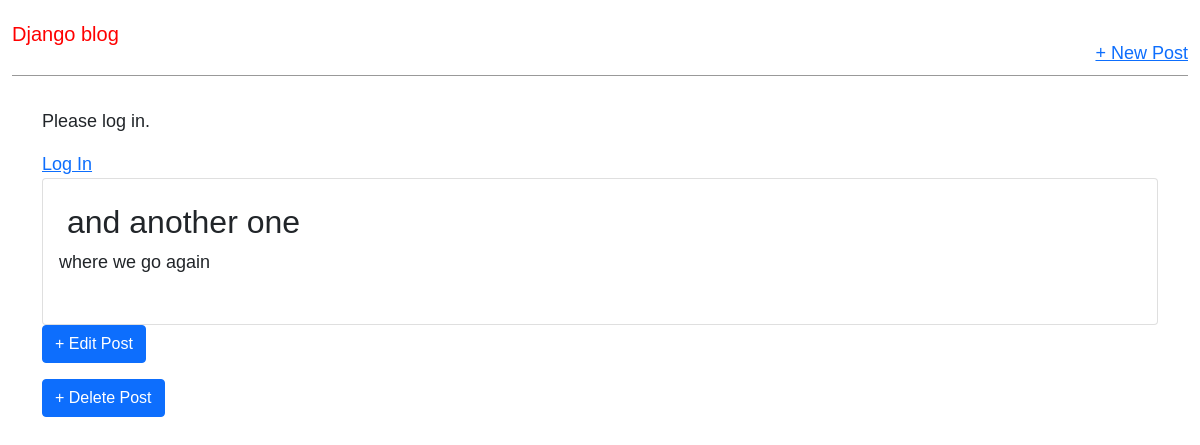
Before: /post/2/ with the older database file.
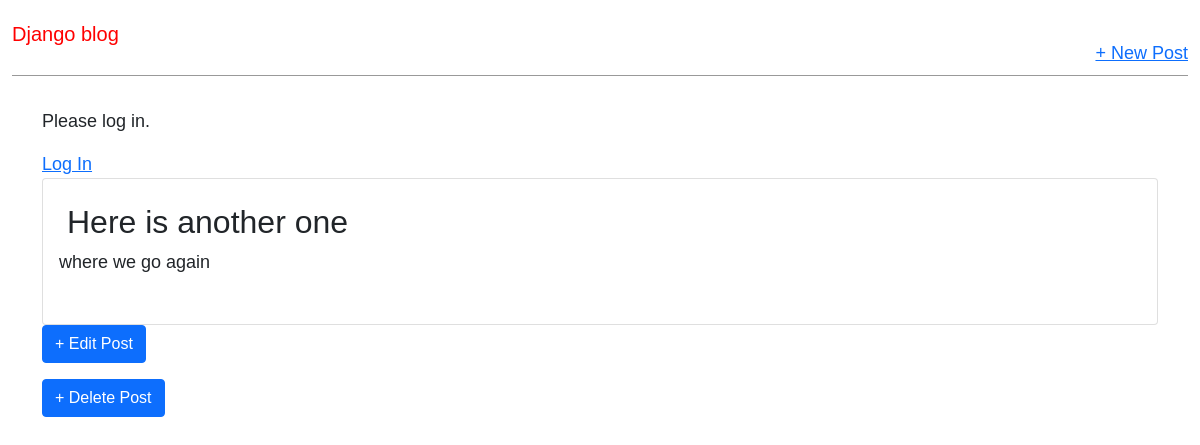
After: the same page with the newer database file.
### blog/models.py (models this page shows, shortened)
class Post(models.Model):
  title = models.CharField(max_length=200)
  author = models.ForeignKey(
    'auth.user',
    on_delete=models.CASCADE,
  )
  body = models.TextField()

### blog/views.py (the view)
# urls.py: path('post/<int:pk>/', BlogDetailView.as_view(), name='post_detail'),
class BlogDetailView(DetailView):
  model = Post
  template_name = 'post_detail.html'

### templates/post_detail.html
{% extends 'base.html'%} {% block content %}
<div class="card">
  <div class="card-body post-entry">
    <h2 class="card-title">{{ post.title }}</h2>
    <p class="card-text">{{ post.body }}</p>
  </div>
</div>
<p>
  <a class="btn btn-primary" href="{% url 'post_edit' post.pk %}"
    >+ Edit Post</a
  >
</p>
<p>
  <a class="btn btn-primary" href="{% url 'post_delete' post.pk %}"
    >+ Delete Post</a
  >
</p>
{% endblock content%}

Changed rows visible on the page:
changed Post "where we go again": title "and another one" → "Here is another one"
